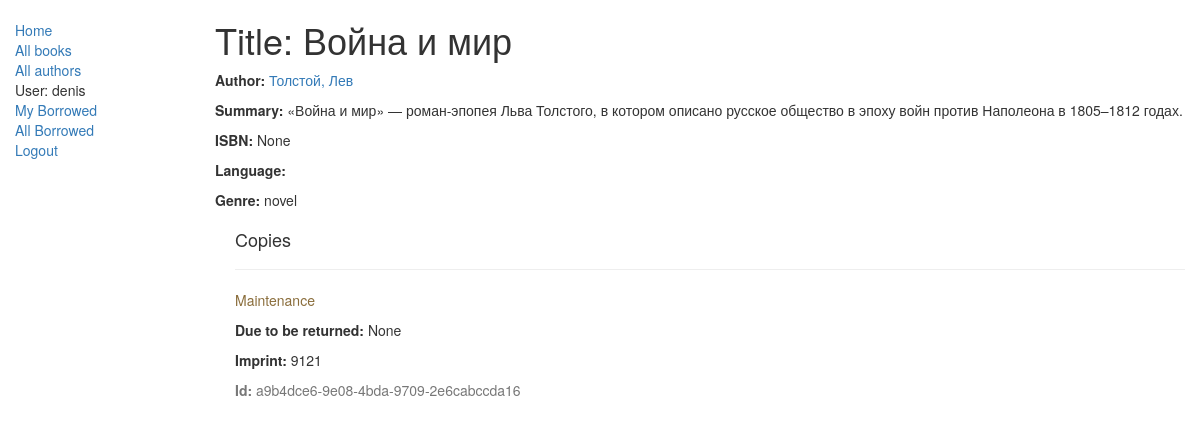
The page /catalog/book/1/ (signed in) on the database its author committed.
### catalog/models.py (models this page shows, shortened)
class Book(models.Model):
    title = models.CharField(max_length=200)
    author = models.ForeignKey('Author', on_delete=models.SET_NULL, null=True)
    summary = models.TextField(max_length=1000, help_text="Enter a brief description of the book")
    isbn = models.CharField('ISBN', max_length=13,blank=True, null=True, help_text='13 Character <a href="https://www.isbn-international.org/content/what-isbn">ISBN number</a>')
    genre = models.ManyToManyField(Genre, help_text="Select a genre for this book")
    def display_genre(self):
        """Создает строку для жанров. Это требуется для отображения в админке."""
        return ', '.join(genre.name for genre in self.genre.all()[:3])
    display_genre.short_description = 'Genre'
    def display_author(self):
        """Возвращает строковое представление автора"""
        return str(self.author) if self.author else 'No author'
    display_author.short_description = 'Author'

class Author(models.Model):
    first_name = models.CharField(max_length=100)
    last_name = models.CharField(max_length=100)
    date_of_birth = models.DateField(null=True, blank=True)
    date_of_death = models.DateField('Died', null=True, blank=True)
    def __str__(self):
        return '%s, %s' % (self.last_name, self.first_name)
    class Meta:
        ordering = ['last_name']

class Genre(models.Model):
    name = models.CharField(max_length=200, help_text="Enter a book genre (e.g. Science Fiction, French Poetry etc.)")
    def __str__(self):
        return self.name
    class Meta:
        constraints = [
            UniqueConstraint(fields=['name'], name='genre_name_unique')
        ]

class BookInstance(models.Model):
    id = models.UUIDField(primary_key=True, default=uuid.uuid4,
                          help_text="Unique ID for this particular book across whole library")
    book = models.ForeignKey('Book', on_delete=models.SET_NULL, null=True)
    imprint = models.CharField(max_length=200)
    due_back = models.DateField(null=True, blank=True)
    borrower = models.ForeignKey(User, on_delete=models.SET_NULL, null=True, blank=True)
    LOAN_STATUS = (
        ('m', 'Maintenance'),
        ('o', 'On loan'),
        ('a', 'Available'),
        ('r', 'Reserved'),
    )
    status = models.CharField(max_length=1, choices=LOAN_STATUS, blank=True, default='m', help_text='Book availability')
    class Meta:
        ordering = ["due_back"]
        permissions = (("can_mark_returned", "Set book as returned"),)

### catalog/views.py (the view)
# urls.py: path('book/<int:pk>/', views.BookDetailView.as_view(), name='book-detail'),
class BookDetailView(generic.DetailView):
    model = Book

### catalog/templates/catalog/book_detail.html
{% extends "base_generic.html" %}
{% block content %}
  <h1>Title: {{ book.title }}</h1>
  <p><strong>Author:</strong> <a href="{% url 'author-detail' book.author.pk %}">{{ book.author }}</a></p>
  <p><strong>Summary:</strong> {{ book.summary }}</p>
  <p><strong>ISBN:</strong> {{ book.isbn }}</p>
  <p><strong>Language:</strong> {{ book.language }}</p>
  <p><strong>Genre:</strong> {% for genre in book.genre.all %} {{ genre }}{% if not forloop.last %}, {% endif %}{% endfor %}</p>
  <div style="margin-left:20px;margin-top:20px">
    <h4>Copies</h4>
    {% for copy in book.bookinstance_set.all %}
    <hr>
    <p class="{% if copy.status == 'a' %}text-success{% elif copy.status == 'd' %}text-danger{% else %}text-warning{% endif %}">{{ copy.get_status_display }}</p>
    {% if copy.status != 'a' %}<p><strong>Due to be returned:</strong> {{copy.due_back}}</p>{% endif %}
    <p><strong>Imprint:</strong> {{copy.imprint}}</p>
    <p class="text-muted"><strong>Id:</strong> {{copy.id}}</p>
    {% endfor %}
  </div>
{% endblock %}

### catalog/templates/base_generic.html (shortened to what this page needs)
<!doctype html>
<html lang="en">
  <head>
    <link
      rel="stylesheet"
      href="https://maxcdn.bootstrapcdn.com/bootstrap/3.3.7/css/bootstrap.min.css" />
    {% load static %}
    <link rel="stylesheet" href="{% static 'css/styles.css' %}" />
  </head>
  <body>
    <div class="container-fluid">
      <div class="row">
        <div class="col-sm-2">
          {% block sidebar %}
            <ul class="sidebar-nav">
              <li><a href="/catalog/">Home</a></li>
              <li><a href="/catalog/books/">All books</a></li>
              <li><a href="/catalog/authors/">All authors</a></li>
              {% if user.is_authenticated %}
                <li>User: {{ user.get_username }}</li>
                <li><a href="{% url 'my-borrowed' %}">My Borrowed</a></li>
                {% if perms.catalog.can_mark_returned %}
                  <li><a href="{% url 'all-borrowed' %}">All Borrowed</a></li>
                {% endif %}
                <li><a href="{% url 'logout' %}?next={{ request.path }}">Logout</a></li>
              {% else %}
                <li><a href="{% url 'login' %}?next={{ request.path }}">Login</a></li>
              {% endif %}
            </ul>
          {% endblock %}
        </div>
        <div class="col-sm-10">
          {% block content %}{% endblock %}
        </div>
      </div>
    </div>
  </body>
</html>

### catalog/static/css/styles.css (style rules this page uses)
.sidebar-nav { margin-top: 20px; padding: 0; list-style: none; }

### rows shown on the page
Book: title "Война и мир", author "Толстой, Лев", summary "«Война и мир» — роман-эпопея Льва Толстого, в котором описано русское общество в эпоху войн против Наполеона в 1805–1812 годах.", isbn "None"
Genre: name "novel"
BookInstance: status "Maintenance", due_back "None", imprint "9121", id "a9b4dce6-9e08-4bda-9709-2e6cabccda16"

### other values the page prints
{{ user.get_username }} "denis"
